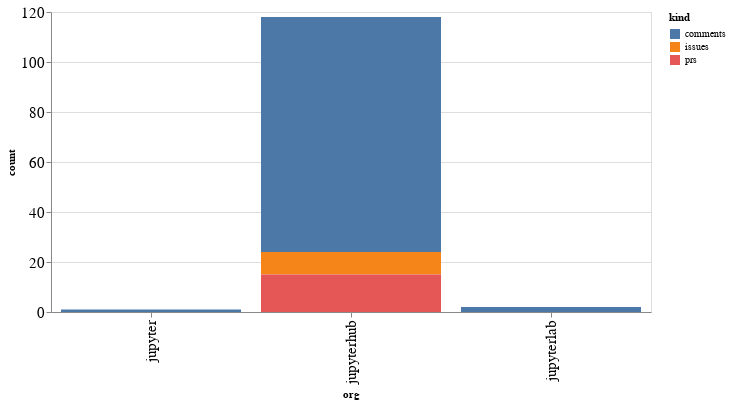

The code cell stored with this chart in its notebook:
### Code cell
alt.Chart(org_summaries, width=600).mark_bar().encode(
    x='org',
    y='count',
    color='kind',
    tooltip="org"
)

### Figure 1 — Vega-Lite specification as saved in the notebook (floating-point values rounded to 4 significant figures)
{"config": {"axisLeft": {"labelFontSize": 15}, "axisBottom": {"labelFontSize": 15}}, "data": {"name": "data-09f5a727077c5980d512c7a7d39894b4"}, "mark": "bar", "encoding": {"color": {"type": "nominal", "field": "kind"}, "tooltip": {"type": "nominal", "field": "org"}, "x": {"type": "nominal", "field": "org"}, "y": {"type": "quantitative", "field": "count"}}, "width": 600, "$schema": "https://vega.github.io/schema/vega-lite/v4.8.1.json", "datasets": {"data-09f5a727077c5980d512c7a7d39894b4": [{"org": "jupyter", "kind": "comments", "count": 1}, {"org": "jupyterhub", "kind": "comments", "count": 94}, {"org": "jupyterhub", "kind": "issues", "count": 9}, {"org": "jupyterhub", "kind": "prs", "count": 15}, {"org": "jupyterlab", "kind": "comments", "count": 2}]}}
